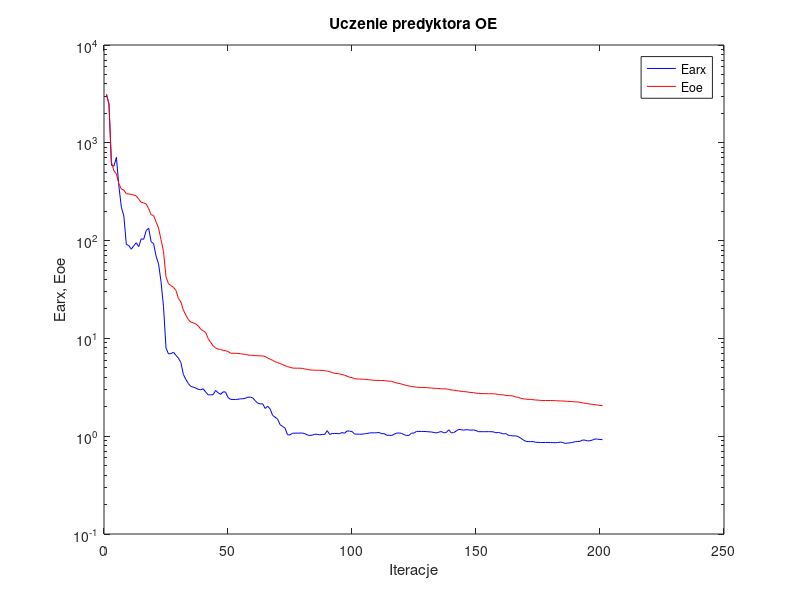
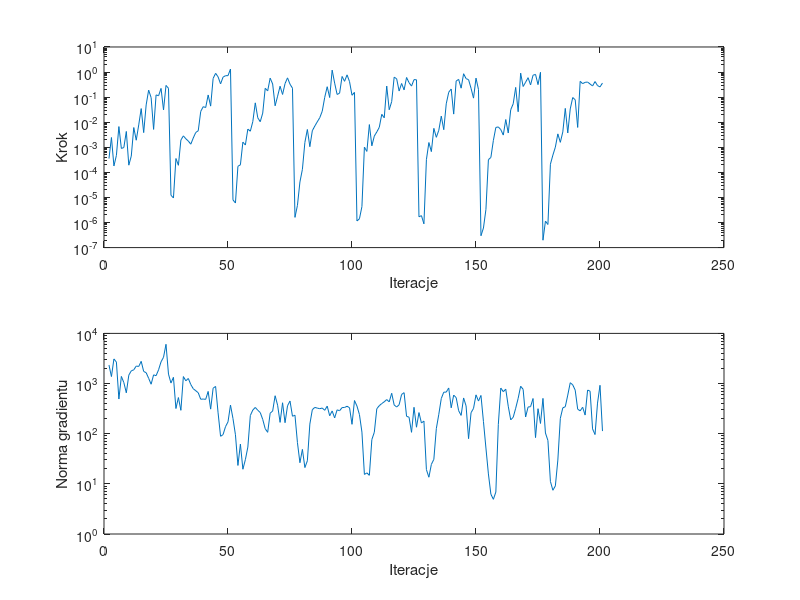

Recreate these plots in MATLAB, in order.
%uczenie predyktora oe
clear all;
n=0; farx(n+1)=3.115538e+003; foe(n+1)=3.143402e+003; wspucz(n+1)=0.000000e+000; ng(n+1)=0.000000e+000;
%odnowa zmiennej metryki
n=1; farx(n+1)=2.490893e+003; foe(n+1)=2.508904e+003; krok(n+1)=3.551278e-004; ng(n+1)=2.340319e+003;
n=2; farx(n+1)=5.913450e+002; foe(n+1)=6.363661e+002; krok(n+1)=2.457623e-003; ng(n+1)=1.378308e+003;
n=3; farx(n+1)=5.767057e+002; foe(n+1)=5.166964e+002; krok(n+1)=1.803354e-004; ng(n+1)=3.095869e+003;
n=4; farx(n+1)=7.104481e+002; foe(n+1)=4.807761e+002; krok(n+1)=4.729213e-004; ng(n+1)=2.678899e+003;
n=5; farx(n+1)=3.604306e+002; foe(n+1)=3.809384e+002; krok(n+1)=6.700076e-003; ng(n+1)=4.911903e+002;
n=6; farx(n+1)=2.197790e+002; foe(n+1)=3.364340e+002; krok(n+1)=8.989595e-004; ng(n+1)=1.387309e+003;
n=7; farx(n+1)=1.786166e+002; foe(n+1)=3.291999e+002; krok(n+1)=9.793797e-004; ng(n+1)=1.045467e+003;
n=8; farx(n+1)=9.138964e+001; foe(n+1)=3.007394e+002; krok(n+1)=4.282984e-003; ng(n+1)=6.532856e+002;
n=9; farx(n+1)=8.898515e+001; foe(n+1)=3.000539e+002; krok(n+1)=1.935115e-004; ng(n+1)=1.471003e+003;
n=10; farx(n+1)=8.167596e+001; foe(n+1)=2.968463e+002; krok(n+1)=4.477301e-004; ng(n+1)=1.792385e+003;
n=11; farx(n+1)=8.861127e+001; foe(n+1)=2.927571e+002; krok(n+1)=6.130766e-003; ng(n+1)=1.878250e+003;
n=12; farx(n+1)=9.504946e+001; foe(n+1)=2.866499e+002; krok(n+1)=1.915237e-003; ng(n+1)=2.232621e+003;
n=13; farx(n+1)=8.669782e+001; foe(n+1)=2.648283e+002; krok(n+1)=7.799544e-003; ng(n+1)=2.190158e+003;
n=14; farx(n+1)=1.042624e+002; foe(n+1)=2.465159e+002; krok(n+1)=3.500452e-002; ng(n+1)=2.772474e+003;
n=15; farx(n+1)=1.030696e+002; foe(n+1)=2.433517e+002; krok(n+1)=3.855507e-003; ng(n+1)=1.741200e+003;
n=16; farx(n+1)=1.263919e+002; foe(n+1)=2.369472e+002; krok(n+1)=4.904612e-002; ng(n+1)=1.645662e+003;
n=17; farx(n+1)=1.341902e+002; foe(n+1)=2.121961e+002; krok(n+1)=1.903039e-001; ng(n+1)=1.271903e+003;
n=18; farx(n+1)=9.725487e+001; foe(n+1)=1.839744e+002; krok(n+1)=9.569438e-002; ng(n+1)=9.693087e+002;
n=19; farx(n+1)=9.324830e+001; foe(n+1)=1.806568e+002; krok(n+1)=5.167850e-003; ng(n+1)=1.491019e+003;
n=20; farx(n+1)=6.924133e+001; foe(n+1)=1.554790e+002; krok(n+1)=1.227474e-001; ng(n+1)=1.434304e+003;
n=21; farx(n+1)=5.780467e+001; foe(n+1)=1.344629e+002; krok(n+1)=1.134226e-001; ng(n+1)=1.879531e+003;
n=22; farx(n+1)=3.786325e+001; foe(n+1)=1.017445e+002; krok(n+1)=2.230612e-001; ng(n+1)=2.712920e+003;
n=23; farx(n+1)=2.104844e+001; foe(n+1)=7.733118e+001; krok(n+1)=3.094863e-002; ng(n+1)=3.341293e+003;
n=24; farx(n+1)=7.972537e+000; foe(n+1)=4.255716e+001; krok(n+1)=2.926858e-001; ng(n+1)=6.063813e+003;
n=25; farx(n+1)=6.941344e+000; foe(n+1)=3.622871e+001; krok(n+1)=2.250273e-001; ng(n+1)=1.543538e+003;
%odnowa zmiennej metryki
n=26; farx(n+1)=6.993405e+000; foe(n+1)=3.472006e+001; krok(n+1)=1.227270e-005; ng(n+1)=1.024142e+003;
n=27; farx(n+1)=7.226482e+000; foe(n+1)=3.334448e+001; krok(n+1)=9.520842e-006; ng(n+1)=1.331202e+003;
n=28; farx(n+1)=6.713419e+000; foe(n+1)=3.101520e+001; krok(n+1)=3.569431e-004; ng(n+1)=3.174991e+002;
n=29; farx(n+1)=6.287663e+000; foe(n+1)=2.560867e+001; krok(n+1)=1.915864e-004; ng(n+1)=5.256969e+002;
n=30; farx(n+1)=5.671784e+000; foe(n+1)=2.354519e+001; krok(n+1)=1.940336e-003; ng(n+1)=2.926515e+002;
n=31; farx(n+1)=4.283296e+000; foe(n+1)=1.950186e+001; krok(n+1)=2.855545e-003; ng(n+1)=1.378439e+003;
n=32; farx(n+1)=3.802239e+000; foe(n+1)=1.730169e+001; krok(n+1)=2.186130e-003; ng(n+1)=1.133488e+003;
n=33; farx(n+1)=3.458052e+000; foe(n+1)=1.563117e+001; krok(n+1)=1.772228e-003; ng(n+1)=1.261787e+003;
n=34; farx(n+1)=3.224242e+000; foe(n+1)=1.465775e+001; krok(n+1)=1.330026e-003; ng(n+1)=9.546073e+002;
n=35; farx(n+1)=3.176077e+000; foe(n+1)=1.444388e+001; krok(n+1)=2.359800e-003; ng(n+1)=7.872347e+002;
n=36; farx(n+1)=3.103838e+000; foe(n+1)=1.401464e+001; krok(n+1)=3.904632e-003; ng(n+1)=7.191434e+002;
n=37; farx(n+1)=3.015634e+000; foe(n+1)=1.346207e+001; krok(n+1)=4.546520e-003; ng(n+1)=6.546994e+002;
n=38; farx(n+1)=2.982619e+000; foe(n+1)=1.239865e+001; krok(n+1)=2.693892e-002; ng(n+1)=4.861768e+002;
n=39; farx(n+1)=3.053665e+000; foe(n+1)=1.196296e+001; krok(n+1)=4.161404e-002; ng(n+1)=4.912110e+002;
n=40; farx(n+1)=2.824421e+000; foe(n+1)=1.146314e+001; krok(n+1)=3.850210e-002; ng(n+1)=4.839140e+002;
n=41; farx(n+1)=2.647842e+000; foe(n+1)=9.954308e+000; krok(n+1)=1.220399e-001; ng(n+1)=6.965280e+002;
n=42; farx(n+1)=2.648645e+000; foe(n+1)=9.125884e+000; krok(n+1)=4.382471e-002; ng(n+1)=3.089656e+002;
n=43; farx(n+1)=2.658156e+000; foe(n+1)=8.385340e+000; krok(n+1)=5.570755e-001; ng(n+1)=8.080526e+002;
n=44; farx(n+1)=2.936297e+000; foe(n+1)=7.976937e+000; krok(n+1)=8.892951e-001; ng(n+1)=8.753535e+002;
n=45; farx(n+1)=2.782069e+000; foe(n+1)=7.785930e+000; krok(n+1)=6.449478e-001; ng(n+1)=2.609047e+002;
n=46; farx(n+1)=2.674806e+000; foe(n+1)=7.706710e+000; krok(n+1)=3.372291e-001; ng(n+1)=8.882591e+001;
n=47; farx(n+1)=2.839291e+000; foe(n+1)=7.551496e+000; krok(n+1)=6.262499e-001; ng(n+1)=9.573915e+001;
n=48; farx(n+1)=2.832756e+000; foe(n+1)=7.477491e+000; krok(n+1)=7.178655e-001; ng(n+1)=1.383806e+002;
n=49; farx(n+1)=2.488296e+000; foe(n+1)=7.355054e+000; krok(n+1)=7.178655e-001; ng(n+1)=1.723171e+002;
n=50; farx(n+1)=2.382729e+000; foe(n+1)=7.069321e+000; krok(n+1)=1.321671e+000; ng(n+1)=3.718152e+002;
%odnowa zmiennej metryki
n=51; farx(n+1)=2.374863e+000; foe(n+1)=7.043375e+000; krok(n+1)=7.987686e-006; ng(n+1)=2.013712e+002;
n=52; farx(n+1)=2.374312e+000; foe(n+1)=7.034534e+000; krok(n+1)=5.990602e-006; ng(n+1)=9.528498e+001;
n=53; farx(n+1)=2.384956e+000; foe(n+1)=7.026525e+000; krok(n+1)=1.752622e-004; ng(n+1)=2.328067e+001;
n=54; farx(n+1)=2.410608e+000; foe(n+1)=6.965175e+000; krok(n+1)=1.993791e-004; ng(n+1)=6.200861e+001;
n=55; farx(n+1)=2.414142e+000; foe(n+1)=6.911012e+000; krok(n+1)=1.612540e-003; ng(n+1)=1.956521e+001;
n=56; farx(n+1)=2.441724e+000; foe(n+1)=6.868273e+000; krok(n+1)=1.229105e-003; ng(n+1)=3.031656e+001;
n=57; farx(n+1)=2.506208e+000; foe(n+1)=6.767160e+000; krok(n+1)=5.320104e-003; ng(n+1)=5.407659e+001;
n=58; farx(n+1)=2.505421e+000; foe(n+1)=6.729043e+000; krok(n+1)=4.372259e-003; ng(n+1)=2.301656e+002;
n=59; farx(n+1)=2.465843e+000; foe(n+1)=6.711642e+000; krok(n+1)=1.058808e-002; ng(n+1)=2.962511e+002;
n=60; farx(n+1)=2.298804e+000; foe(n+1)=6.670367e+000; krok(n+1)=5.918252e-002; ng(n+1)=3.338419e+002;
n=61; farx(n+1)=2.175820e+000; foe(n+1)=6.648753e+000; krok(n+1)=1.506324e-002; ng(n+1)=2.939707e+002;
n=62; farx(n+1)=2.138985e+000; foe(n+1)=6.632839e+000; krok(n+1)=1.046652e-002; ng(n+1)=2.641029e+002;
n=63; farx(n+1)=2.143566e+000; foe(n+1)=6.618095e+000; krok(n+1)=2.307159e-002; ng(n+1)=1.928115e+002;
n=64; farx(n+1)=1.919527e+000; foe(n+1)=6.532449e+000; krok(n+1)=2.250273e-001; ng(n+1)=1.256939e+002;
n=65; farx(n+1)=2.027564e+000; foe(n+1)=6.296495e+000; krok(n+1)=1.778431e-001; ng(n+1)=1.065206e+002;
n=66; farx(n+1)=1.898248e+000; foe(n+1)=6.139697e+000; krok(n+1)=5.727234e-001; ng(n+1)=2.566296e+002;
n=67; farx(n+1)=1.629160e+000; foe(n+1)=5.965790e+000; krok(n+1)=3.355407e-001; ng(n+1)=2.824339e+002;
n=68; farx(n+1)=1.564778e+000; foe(n+1)=5.777763e+000; krok(n+1)=4.517978e-002; ng(n+1)=5.712246e+002;
n=69; farx(n+1)=1.495060e+000; foe(n+1)=5.672927e+000; krok(n+1)=1.091056e-001; ng(n+1)=3.700913e+002;
n=70; farx(n+1)=1.312794e+000; foe(n+1)=5.521594e+000; krok(n+1)=2.725288e-001; ng(n+1)=1.682223e+002;
n=71; farx(n+1)=1.259585e+000; foe(n+1)=5.410030e+000; krok(n+1)=1.278558e-001; ng(n+1)=4.137770e+002;
n=72; farx(n+1)=1.209108e+000; foe(n+1)=5.265167e+000; krok(n+1)=3.477470e-001; ng(n+1)=1.656708e+002;
n=73; farx(n+1)=1.033701e+000; foe(n+1)=5.135571e+000; krok(n+1)=5.870903e-001; ng(n+1)=3.606414e+002;
n=74; farx(n+1)=1.030744e+000; foe(n+1)=5.069555e+000; krok(n+1)=3.278985e-001; ng(n+1)=4.482548e+002;
n=75; farx(n+1)=1.072706e+000; foe(n+1)=4.972978e+000; krok(n+1)=2.273633e-001; ng(n+1)=2.228573e+002;
%odnowa zmiennej metryki
n=76; farx(n+1)=1.073878e+000; foe(n+1)=4.963523e+000; krok(n+1)=1.604553e-006; ng(n+1)=2.337233e+002;
n=77; farx(n+1)=1.074711e+000; foe(n+1)=4.961627e+000; krok(n+1)=4.833762e-006; ng(n+1)=6.634304e+001;
n=78; farx(n+1)=1.075874e+000; foe(n+1)=4.959582e+000; krok(n+1)=4.135969e-005; ng(n+1)=2.638241e+001;
n=79; farx(n+1)=1.077544e+000; foe(n+1)=4.932040e+000; krok(n+1)=1.323622e-004; ng(n+1)=4.865724e+001;
n=80; farx(n+1)=1.062149e+000; foe(n+1)=4.874060e+000; krok(n+1)=1.570350e-003; ng(n+1)=2.111467e+001;
n=81; farx(n+1)=1.030653e+000; foe(n+1)=4.815654e+000; krok(n+1)=5.137451e-003; ng(n+1)=2.886113e+001;
n=82; farx(n+1)=1.016549e+000; foe(n+1)=4.761099e+000; krok(n+1)=1.055362e-003; ng(n+1)=1.553660e+002;
n=83; farx(n+1)=1.026374e+000; foe(n+1)=4.741451e+000; krok(n+1)=4.564205e-003; ng(n+1)=3.008576e+002;
n=84; farx(n+1)=1.046202e+000; foe(n+1)=4.728882e+000; krok(n+1)=7.032104e-003; ng(n+1)=3.345575e+002;
n=85; farx(n+1)=1.045434e+000; foe(n+1)=4.724389e+000; krok(n+1)=1.037360e-002; ng(n+1)=3.238111e+002;
n=86; farx(n+1)=1.031139e+000; foe(n+1)=4.719820e+000; krok(n+1)=1.513348e-002; ng(n+1)=3.151916e+002;
n=87; farx(n+1)=1.043593e+000; foe(n+1)=4.707631e+000; krok(n+1)=2.741202e-002; ng(n+1)=3.248839e+002;
n=88; farx(n+1)=1.041967e+000; foe(n+1)=4.683667e+000; krok(n+1)=9.809225e-002; ng(n+1)=2.926861e+002;
n=89; farx(n+1)=1.140563e+000; foe(n+1)=4.627907e+000; krok(n+1)=2.601807e-001; ng(n+1)=3.549753e+002;
n=90; farx(n+1)=1.041604e+000; foe(n+1)=4.571611e+000; krok(n+1)=9.642176e-002; ng(n+1)=2.277730e+002;
n=91; farx(n+1)=1.065080e+000; foe(n+1)=4.471086e+000; krok(n+1)=1.194064e+000; ng(n+1)=2.843150e+002;
n=92; farx(n+1)=1.066932e+000; foe(n+1)=4.393470e+000; krok(n+1)=3.624196e-001; ng(n+1)=2.063191e+002;
n=93; farx(n+1)=1.063333e+000; foe(n+1)=4.371806e+000; krok(n+1)=1.277097e-001; ng(n+1)=2.989348e+002;
n=94; farx(n+1)=1.061621e+000; foe(n+1)=4.343017e+000; krok(n+1)=1.440814e-001; ng(n+1)=2.869274e+002;
n=95; farx(n+1)=1.090848e+000; foe(n+1)=4.262057e+000; krok(n+1)=6.674447e-001; ng(n+1)=3.317056e+002;
n=96; farx(n+1)=1.071884e+000; foe(n+1)=4.210281e+000; krok(n+1)=4.275922e-001; ng(n+1)=3.334108e+002;
n=97; farx(n+1)=1.133327e+000; foe(n+1)=4.103704e+000; krok(n+1)=7.748658e-001; ng(n+1)=3.523684e+002;
n=98; farx(n+1)=1.124676e+000; foe(n+1)=4.007769e+000; krok(n+1)=4.176037e-001; ng(n+1)=3.299777e+002;
n=99; farx(n+1)=1.118903e+000; foe(n+1)=3.971697e+000; krok(n+1)=1.186921e-001; ng(n+1)=1.538645e+002;
n=100; farx(n+1)=1.052170e+000; foe(n+1)=3.870553e+000; krok(n+1)=1.550419e-001; ng(n+1)=4.584580e+002;
%odnowa zmiennej metryki
n=101; farx(n+1)=1.050061e+000; foe(n+1)=3.848695e+000; krok(n+1)=1.153248e-006; ng(n+1)=3.555924e+002;
n=102; farx(n+1)=1.049293e+000; foe(n+1)=3.838551e+000; krok(n+1)=1.412253e-006; ng(n+1)=2.405247e+002;
n=103; farx(n+1)=1.047807e+000; foe(n+1)=3.833799e+000; krok(n+1)=4.316184e-006; ng(n+1)=1.077160e+002;
n=104; farx(n+1)=1.057860e+000; foe(n+1)=3.815443e+000; krok(n+1)=1.013537e-003; ng(n+1)=1.540193e+001;
n=105; farx(n+1)=1.064042e+000; foe(n+1)=3.797684e+000; krok(n+1)=6.847610e-004; ng(n+1)=1.657115e+001;
n=106; farx(n+1)=1.078964e+000; foe(n+1)=3.768291e+000; krok(n+1)=8.053672e-003; ng(n+1)=1.480516e+001;
n=107; farx(n+1)=1.084403e+000; foe(n+1)=3.758165e+000; krok(n+1)=1.143778e-003; ng(n+1)=7.637235e+001;
n=108; farx(n+1)=1.081940e+000; foe(n+1)=3.722609e+000; krok(n+1)=2.804162e-003; ng(n+1)=1.069724e+002;
n=109; farx(n+1)=1.085773e+000; foe(n+1)=3.718980e+000; krok(n+1)=4.102156e-003; ng(n+1)=3.151948e+002;
n=110; farx(n+1)=1.091709e+000; foe(n+1)=3.715993e+000; krok(n+1)=6.256921e-003; ng(n+1)=3.619192e+002;
n=111; farx(n+1)=1.056905e+000; foe(n+1)=3.712950e+000; krok(n+1)=2.067140e-002; ng(n+1)=3.989403e+002;
n=112; farx(n+1)=1.063959e+000; foe(n+1)=3.709476e+000; krok(n+1)=1.495979e-002; ng(n+1)=4.324111e+002;
n=113; farx(n+1)=1.021975e+000; foe(n+1)=3.671151e+000; krok(n+1)=2.762177e-001; ng(n+1)=4.791041e+002;
n=114; farx(n+1)=1.021526e+000; foe(n+1)=3.658476e+000; krok(n+1)=3.143988e-002; ng(n+1)=4.313366e+002;
n=115; farx(n+1)=1.017951e+000; foe(n+1)=3.634869e+000; krok(n+1)=6.640781e-002; ng(n+1)=6.402265e+002;
n=116; farx(n+1)=1.047836e+000; foe(n+1)=3.565526e+000; krok(n+1)=6.236201e-001; ng(n+1)=3.743528e+002;
n=117; farx(n+1)=1.074968e+000; foe(n+1)=3.495604e+000; krok(n+1)=5.422916e-001; ng(n+1)=3.402574e+002;
n=118; farx(n+1)=1.079914e+000; foe(n+1)=3.466700e+000; krok(n+1)=1.752988e-001; ng(n+1)=3.777942e+002;
n=119; farx(n+1)=1.067784e+000; foe(n+1)=3.411709e+000; krok(n+1)=3.505976e-001; ng(n+1)=6.061438e+002;
n=120; farx(n+1)=1.036827e+000; foe(n+1)=3.349224e+000; krok(n+1)=1.942977e-001; ng(n+1)=6.579585e+002;
n=121; farx(n+1)=1.017328e+000; foe(n+1)=3.308879e+000; krok(n+1)=6.077026e-001; ng(n+1)=2.221713e+002;
n=122; farx(n+1)=1.020419e+000; foe(n+1)=3.258053e+000; krok(n+1)=3.772555e-001; ng(n+1)=2.133727e+002;
n=123; farx(n+1)=1.075777e+000; foe(n+1)=3.223024e+000; krok(n+1)=2.760258e-001; ng(n+1)=1.065791e+002;
n=124; farx(n+1)=1.076031e+000; foe(n+1)=3.200357e+000; krok(n+1)=4.992693e-001; ng(n+1)=3.360972e+002;
n=125; farx(n+1)=1.119982e+000; foe(n+1)=3.167645e+000; krok(n+1)=4.923082e-001; ng(n+1)=1.347009e+002;
%odnowa zmiennej metryki
n=126; farx(n+1)=1.119123e+000; foe(n+1)=3.157061e+000; krok(n+1)=1.688958e-006; ng(n+1)=2.637659e+002;
n=127; farx(n+1)=1.118546e+000; foe(n+1)=3.152752e+000; krok(n+1)=1.879321e-006; ng(n+1)=1.632765e+002;
n=128; farx(n+1)=1.117657e+000; foe(n+1)=3.149775e+000; krok(n+1)=8.857564e-007; ng(n+1)=1.786332e+002;
n=129; farx(n+1)=1.116123e+000; foe(n+1)=3.139578e+000; krok(n+1)=3.211908e-004; ng(n+1)=1.921371e+001;
n=130; farx(n+1)=1.107858e+000; foe(n+1)=3.118117e+000; krok(n+1)=1.548346e-003; ng(n+1)=1.356017e+001;
n=131; farx(n+1)=1.105716e+000; foe(n+1)=3.113946e+000; krok(n+1)=6.727176e-004; ng(n+1)=2.444456e+001;
n=132; farx(n+1)=1.090935e+000; foe(n+1)=3.094683e+000; krok(n+1)=5.694898e-003; ng(n+1)=3.079279e+001;
n=133; farx(n+1)=1.080390e+000; foe(n+1)=3.083028e+000; krok(n+1)=2.500228e-003; ng(n+1)=1.263890e+002;
n=134; farx(n+1)=1.099740e+000; foe(n+1)=3.072126e+000; krok(n+1)=4.772940e-003; ng(n+1)=2.434300e+002;
n=135; farx(n+1)=1.117351e+000; foe(n+1)=3.055501e+000; krok(n+1)=1.750226e-002; ng(n+1)=5.031284e+002;
n=136; farx(n+1)=1.083396e+000; foe(n+1)=3.051509e+000; krok(n+1)=5.036156e-003; ng(n+1)=6.728800e+002;
n=137; farx(n+1)=1.090593e+000; foe(n+1)=3.044153e+000; krok(n+1)=5.421512e-002; ng(n+1)=6.747930e+002;
n=138; farx(n+1)=1.162823e+000; foe(n+1)=3.010014e+000; krok(n+1)=1.564519e-001; ng(n+1)=8.158545e+002;
n=139; farx(n+1)=1.083547e+000; foe(n+1)=2.966750e+000; krok(n+1)=2.114117e-001; ng(n+1)=3.283373e+002;
n=140; farx(n+1)=1.087870e+000; foe(n+1)=2.955901e+000; krok(n+1)=2.107682e-002; ng(n+1)=5.882794e+002;
n=141; farx(n+1)=1.127595e+000; foe(n+1)=2.926015e+000; krok(n+1)=4.376495e-001; ng(n+1)=5.251181e+002;
n=142; farx(n+1)=1.173613e+000; foe(n+1)=2.902670e+000; krok(n+1)=5.108389e-001; ng(n+1)=2.876204e+002;
n=143; farx(n+1)=1.166330e+000; foe(n+1)=2.880314e+000; krok(n+1)=2.278082e-001; ng(n+1)=2.316381e+002;
n=144; farx(n+1)=1.153341e+000; foe(n+1)=2.858155e+000; krok(n+1)=8.576098e-001; ng(n+1)=5.163079e+002;
n=145; farx(n+1)=1.165096e+000; foe(n+1)=2.846646e+000; krok(n+1)=5.461800e-001; ng(n+1)=3.576636e+002;
n=146; farx(n+1)=1.161764e+000; foe(n+1)=2.818702e+000; krok(n+1)=4.980566e-001; ng(n+1)=7.961095e+001;
n=147; farx(n+1)=1.151510e+000; foe(n+1)=2.799260e+000; krok(n+1)=2.250273e-001; ng(n+1)=2.622392e+002;
n=148; farx(n+1)=1.160210e+000; foe(n+1)=2.790109e+000; krok(n+1)=9.137743e-002; ng(n+1)=3.194797e+002;
n=149; farx(n+1)=1.140321e+000; foe(n+1)=2.756532e+000; krok(n+1)=5.736491e-001; ng(n+1)=5.950166e+002;
n=150; farx(n+1)=1.113158e+000; foe(n+1)=2.739906e+000; krok(n+1)=2.010759e-001; ng(n+1)=4.476205e+002;
%odnowa zmiennej metryki
n=151; farx(n+1)=1.112597e+000; foe(n+1)=2.729601e+000; krok(n+1)=2.968069e-007; ng(n+1)=5.789018e+002;
n=152; farx(n+1)=1.112420e+000; foe(n+1)=2.726936e+000; krok(n+1)=6.044978e-007; ng(n+1)=1.753953e+002;
n=153; farx(n+1)=1.112041e+000; foe(n+1)=2.726067e+000; krok(n+1)=3.313895e-006; ng(n+1)=5.185566e+001;
n=154; farx(n+1)=1.112646e+000; foe(n+1)=2.719624e+000; krok(n+1)=3.211908e-004; ng(n+1)=1.577292e+001;
n=155; farx(n+1)=1.112263e+000; foe(n+1)=2.718568e+000; krok(n+1)=3.939441e-004; ng(n+1)=6.219312e+000;
n=156; farx(n+1)=1.108150e+000; foe(n+1)=2.714636e+000; krok(n+1)=1.870456e-003; ng(n+1)=4.917382e+000;
n=157; farx(n+1)=1.084273e+000; foe(n+1)=2.701455e+000; krok(n+1)=6.192369e-003; ng(n+1)=6.854139e+000;
n=158; farx(n+1)=1.091885e+000; foe(n+1)=2.670618e+000; krok(n+1)=6.475792e-003; ng(n+1)=1.528623e+002;
n=159; farx(n+1)=1.077317e+000; foe(n+1)=2.655151e+000; krok(n+1)=5.060913e-003; ng(n+1)=8.138643e+002;
n=160; farx(n+1)=1.055485e+000; foe(n+1)=2.646038e+000; krok(n+1)=3.065383e-003; ng(n+1)=6.885048e+002;
n=161; farx(n+1)=1.063816e+000; foe(n+1)=2.610681e+000; krok(n+1)=1.278106e-002; ng(n+1)=7.712203e+002;
n=162; farx(n+1)=1.023011e+000; foe(n+1)=2.597333e+000; krok(n+1)=3.715831e-003; ng(n+1)=3.530033e+002;
n=163; farx(n+1)=1.016222e+000; foe(n+1)=2.593144e+000; krok(n+1)=3.153338e-002; ng(n+1)=1.888112e+002;
n=164; farx(n+1)=1.006000e+000; foe(n+1)=2.579610e+000; krok(n+1)=5.424665e-002; ng(n+1)=2.124142e+002;
n=165; farx(n+1)=1.009002e+000; foe(n+1)=2.519806e+000; krok(n+1)=2.442288e-001; ng(n+1)=3.216803e+002;
n=166; farx(n+1)=9.930723e-001; foe(n+1)=2.497391e+000; krok(n+1)=2.617232e-002; ng(n+1)=5.071539e+002;
n=167; farx(n+1)=9.551691e-001; foe(n+1)=2.442930e+000; krok(n+1)=9.073805e-001; ng(n+1)=8.841902e+002;
n=168; farx(n+1)=9.195330e-001; foe(n+1)=2.412553e+000; krok(n+1)=2.656312e-001; ng(n+1)=7.669702e+002;
n=169; farx(n+1)=8.876401e-001; foe(n+1)=2.394887e+000; krok(n+1)=3.924010e-001; ng(n+1)=2.152302e+002;
n=170; farx(n+1)=8.808566e-001; foe(n+1)=2.380151e+000; krok(n+1)=5.968867e-001; ng(n+1)=3.401537e+002;
n=171; farx(n+1)=8.799263e-001; foe(n+1)=2.374670e+000; krok(n+1)=3.068907e-001; ng(n+1)=3.459253e+002;
n=172; farx(n+1)=8.811103e-001; foe(n+1)=2.363197e+000; krok(n+1)=7.487569e-001; ng(n+1)=5.030504e+002;
n=173; farx(n+1)=8.677716e-001; foe(n+1)=2.344311e+000; krok(n+1)=8.055989e-001; ng(n+1)=8.359482e+001;
n=174; farx(n+1)=8.647908e-001; foe(n+1)=2.339187e+000; krok(n+1)=3.152950e-001; ng(n+1)=3.151504e+002;
n=175; farx(n+1)=8.625950e-001; foe(n+1)=2.323336e+000; krok(n+1)=9.769152e-001; ng(n+1)=1.600213e+002;
%odnowa zmiennej metryki
n=176; farx(n+1)=8.623228e-001; foe(n+1)=2.319220e+000; krok(n+1)=1.970994e-007; ng(n+1)=5.060284e+002;
n=177; farx(n+1)=8.624277e-001; foe(n+1)=2.318116e+000; krok(n+1)=1.137343e-006; ng(n+1)=1.032826e+002;
n=178; farx(n+1)=8.625628e-001; foe(n+1)=2.317679e+000; krok(n+1)=8.334458e-007; ng(n+1)=7.318510e+001;
n=179; farx(n+1)=8.618199e-001; foe(n+1)=2.315839e+000; krok(n+1)=2.114007e-004; ng(n+1)=1.119027e+001;
n=180; farx(n+1)=8.601232e-001; foe(n+1)=2.313706e+000; krok(n+1)=4.875677e-004; ng(n+1)=7.452032e+000;
n=181; farx(n+1)=8.582561e-001; foe(n+1)=2.310068e+000; krok(n+1)=1.016331e-003; ng(n+1)=9.106639e+000;
n=182; farx(n+1)=8.616896e-001; foe(n+1)=2.297810e+000; krok(n+1)=3.427028e-003; ng(n+1)=2.978478e+001;
n=183; farx(n+1)=8.699609e-001; foe(n+1)=2.293378e+000; krok(n+1)=1.575776e-003; ng(n+1)=2.022411e+002;
n=184; farx(n+1)=8.616318e-001; foe(n+1)=2.290504e+000; krok(n+1)=4.101231e-003; ng(n+1)=3.281200e+002;
n=185; farx(n+1)=8.434927e-001; foe(n+1)=2.282332e+000; krok(n+1)=3.557944e-002; ng(n+1)=3.446253e+002;
n=186; farx(n+1)=8.518062e-001; foe(n+1)=2.273060e+000; krok(n+1)=3.722051e-003; ng(n+1)=5.883965e+002;
n=187; farx(n+1)=8.557148e-001; foe(n+1)=2.265041e+000; krok(n+1)=3.387226e-002; ng(n+1)=1.038938e+003;
n=188; farx(n+1)=8.644425e-001; foe(n+1)=2.255735e+000; krok(n+1)=9.636975e-002; ng(n+1)=9.430350e+002;
n=189; farx(n+1)=8.795557e-001; foe(n+1)=2.243433e+000; krok(n+1)=7.841323e-002; ng(n+1)=7.385099e+002;
n=190; farx(n+1)=8.810688e-001; foe(n+1)=2.242494e+000; krok(n+1)=6.193383e-003; ng(n+1)=3.082151e+002;
n=191; farx(n+1)=8.881189e-001; foe(n+1)=2.219413e+000; krok(n+1)=4.268310e-001; ng(n+1)=2.855791e+002;
n=192; farx(n+1)=9.138708e-001; foe(n+1)=2.188829e+000; krok(n+1)=3.450079e-001; ng(n+1)=3.367320e+002;
n=193; farx(n+1)=9.104183e-001; foe(n+1)=2.173861e+000; krok(n+1)=3.885953e-001; ng(n+1)=2.351458e+002;
n=194; farx(n+1)=8.961355e-001; foe(n+1)=2.154081e+000; krok(n+1)=3.996341e-001; ng(n+1)=7.412901e+002;
n=195; farx(n+1)=8.988730e-001; foe(n+1)=2.128416e+000; krok(n+1)=3.333343e-001; ng(n+1)=7.049085e+002;
n=196; farx(n+1)=9.143966e-001; foe(n+1)=2.116999e+000; krok(n+1)=2.785672e-001; ng(n+1)=1.246597e+002;
n=197; farx(n+1)=9.369213e-001; foe(n+1)=2.096386e+000; krok(n+1)=4.188592e-001; ng(n+1)=9.615911e+001;
n=198; farx(n+1)=9.330128e-001; foe(n+1)=2.084169e+000; krok(n+1)=2.889668e-001; ng(n+1)=4.076040e+002;
n=199; farx(n+1)=9.266432e-001; foe(n+1)=2.065991e+000; krok(n+1)=2.557116e-001; ng(n+1)=9.226423e+002;
n=200; farx(n+1)=9.208005e-001; foe(n+1)=2.056261e+000; krok(n+1)=3.655097e-001; ng(n+1)=1.128088e+002;

figure; semilogy(farx,'b'); hold on; semilogy(foe,'r'); xlabel('Iteracje'); ylabel('Earx, Eoe'); legend('Earx','Eoe'); title('Uczenie predyktora OE');
figure; subplot(2,1,1); semilogy(krok); xlabel('Iteracje'); ylabel('Krok');
subplot(2,1,2); semilogy(ng); xlabel('Iteracje'); ylabel('Norma gradientu');
Earx=farx(n+1)
Eoe=foe(n+1)
